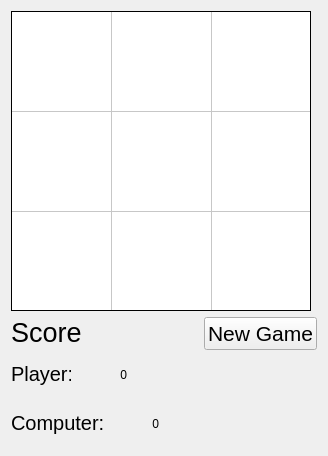
<?xml version="1.0" encoding="UTF-8"?>
<ui version="4.0">
 <class>Form</class>
 <widget class="QWidget" name="Form">
  <property name="geometry">
   <rect>
    <x>0</x>
    <y>0</y>
    <width>328</width>
    <height>456</height>
   </rect>
  </property>
  <property name="windowTitle">
   <string>Tic Tac Toe</string>
  </property>
  <layout class="QVBoxLayout" name="verticalLayout_4">
   <item>
    <layout class="QVBoxLayout" name="verticalLayout_3">
     <item>
      <widget class="QTableWidget" name="tableWidget">
       <property name="minimumSize">
        <size>
         <width>300</width>
         <height>300</height>
        </size>
       </property>
       <property name="maximumSize">
        <size>
         <width>300</width>
         <height>302</height>
        </size>
       </property>
       <property name="frameShape">
        <enum>QFrame::Box</enum>
       </property>
       <property name="frameShadow">
        <enum>QFrame::Plain</enum>
       </property>
       <property name="verticalScrollBarPolicy">
        <enum>Qt::ScrollBarAlwaysOff</enum>
       </property>
       <property name="horizontalScrollBarPolicy">
        <enum>Qt::ScrollBarAlwaysOff</enum>
       </property>
       <property name="autoScroll">
        <bool>false</bool>
       </property>
       <property name="editTriggers">
        <set>QAbstractItemView::NoEditTriggers</set>
       </property>
       <property name="selectionMode">
        <enum>QAbstractItemView::NoSelection</enum>
       </property>
       <property name="gridStyle">
        <enum>Qt::SolidLine</enum>
       </property>
       <attribute name="horizontalHeaderVisible">
        <bool>false</bool>
       </attribute>
       <attribute name="verticalHeaderVisible">
        <bool>false</bool>
       </attribute>
       <attribute name="verticalHeaderDefaultSectionSize">
        <number>100</number>
       </attribute>
       <row>
        <property name="text">
         <string>New Row</string>
        </property>
       </row>
       <row>
        <property name="text">
         <string>New Row</string>
        </property>
       </row>
       <row>
        <property name="text">
         <string>New Row</string>
        </property>
       </row>
       <column>
        <property name="text">
         <string>New Column</string>
        </property>
       </column>
       <column>
        <property name="text">
         <string>New Column</string>
        </property>
       </column>
       <column>
        <property name="text">
         <string>New Column</string>
        </property>
       </column>
      </widget>
     </item>
     <item>
      <layout class="QHBoxLayout" name="horizontalLayout_4">
       <item>
        <layout class="QVBoxLayout" name="verticalLayout">
         <item>
          <layout class="QHBoxLayout" name="horizontalLayout_3">
           <item>
            <widget class="QLabel" name="label">
             <property name="minimumSize">
              <size>
               <width>0</width>
               <height>30</height>
              </size>
             </property>
             <property name="maximumSize">
              <size>
               <width>16777215</width>
               <height>30</height>
              </size>
             </property>
             <property name="font">
              <font>
               <family>Arial</family>
               <pointsize>20</pointsize>
              </font>
             </property>
             <property name="text">
              <string>Score</string>
             </property>
            </widget>
           </item>
           <item>
            <spacer name="horizontalSpacer">
             <property name="orientation">
              <enum>Qt::Horizontal</enum>
             </property>
             <property name="sizeHint" stdset="0">
              <size>
               <width>40</width>
               <height>20</height>
              </size>
             </property>
            </spacer>
           </item>
          </layout>
         </item>
         <item>
          <layout class="QHBoxLayout" name="horizontalLayout_2">
           <item>
            <widget class="QLabel" name="label_2">
             <property name="minimumSize">
              <size>
               <width>60</width>
               <height>30</height>
              </size>
             </property>
             <property name="maximumSize">
              <size>
               <width>60</width>
               <height>30</height>
              </size>
             </property>
             <property name="font">
              <font>
               <family>Arial</family>
               <pointsize>15</pointsize>
              </font>
             </property>
             <property name="text">
              <string>Player:</string>
             </property>
            </widget>
           </item>
           <item>
            <widget class="QLabel" name="playerScore">
             <property name="minimumSize">
              <size>
               <width>50</width>
               <height>0</height>
              </size>
             </property>
             <property name="maximumSize">
              <size>
               <width>50</width>
               <height>16777215</height>
              </size>
             </property>
             <property name="text">
              <string>0</string>
             </property>
             <property name="alignment">
              <set>Qt::AlignRight|Qt::AlignTrailing|Qt::AlignVCenter</set>
             </property>
            </widget>
           </item>
           <item>
            <spacer name="horizontalSpacer_2">
             <property name="orientation">
              <enum>Qt::Horizontal</enum>
             </property>
             <property name="sizeHint" stdset="0">
              <size>
               <width>40</width>
               <height>20</height>
              </size>
             </property>
            </spacer>
           </item>
          </layout>
         </item>
         <item>
          <layout class="QHBoxLayout" name="horizontalLayout">
           <item>
            <widget class="QLabel" name="label_3">
             <property name="minimumSize">
              <size>
               <width>60</width>
               <height>30</height>
              </size>
             </property>
             <property name="maximumSize">
              <size>
               <width>16777215</width>
               <height>30</height>
              </size>
             </property>
             <property name="font">
              <font>
               <family>Arial</family>
               <pointsize>15</pointsize>
              </font>
             </property>
             <property name="text">
              <string>Computer:</string>
             </property>
            </widget>
           </item>
           <item>
            <widget class="QLabel" name="computerScore">
             <property name="minimumSize">
              <size>
               <width>50</width>
               <height>0</height>
              </size>
             </property>
             <property name="maximumSize">
              <size>
               <width>50</width>
               <height>16777215</height>
              </size>
             </property>
             <property name="text">
              <string>0</string>
             </property>
             <property name="alignment">
              <set>Qt::AlignRight|Qt::AlignTrailing|Qt::AlignVCenter</set>
             </property>
            </widget>
           </item>
           <item>
            <spacer name="horizontalSpacer_3">
             <property name="orientation">
              <enum>Qt::Horizontal</enum>
             </property>
             <property name="sizeHint" stdset="0">
              <size>
               <width>40</width>
               <height>20</height>
              </size>
             </property>
            </spacer>
           </item>
          </layout>
         </item>
        </layout>
       </item>
       <item>
        <layout class="QVBoxLayout" name="verticalLayout_2">
         <item>
          <widget class="QPushButton" name="newGameButton">
           <property name="font">
            <font>
             <family>Arial</family>
             <pointsize>16</pointsize>
            </font>
           </property>
           <property name="styleSheet">
            <string notr="true"/>
           </property>
           <property name="text">
            <string>New Game</string>
           </property>
          </widget>
         </item>
         <item>
          <spacer name="verticalSpacer">
           <property name="orientation">
            <enum>Qt::Vertical</enum>
           </property>
           <property name="sizeHint" stdset="0">
            <size>
             <width>20</width>
             <height>40</height>
            </size>
           </property>
          </spacer>
         </item>
        </layout>
       </item>
      </layout>
     </item>
    </layout>
   </item>
  </layout>
 </widget>
 <resources/>
 <connections/>
</ui>
